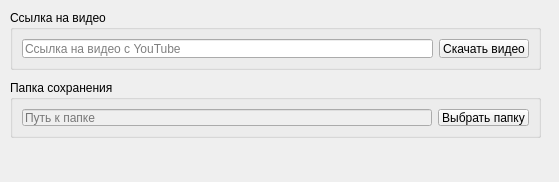
<?xml version="1.0" encoding="UTF-8"?>
<ui version="4.0">
 <class>MainWindow</class>
 <widget class="QMainWindow" name="MainWindow">
  <property name="geometry">
   <rect>
    <x>0</x>
    <y>0</y>
    <width>559</width>
    <height>182</height>
   </rect>
  </property>
  <property name="windowTitle">
   <string>MainWindow</string>
  </property>
  <widget class="QWidget" name="centralwidget">
   <widget class="QGroupBox" name="groupBox">
    <property name="geometry">
     <rect>
      <x>10</x>
      <y>10</y>
      <width>531</width>
      <height>60</height>
     </rect>
    </property>
    <property name="title">
     <string>Ссылка на видео</string>
    </property>
    <layout class="QGridLayout" name="gridLayout">
     <item row="0" column="0">
      <layout class="QVBoxLayout" name="verticalLayout">
       <item>
        <layout class="QHBoxLayout" name="horizontalLayout">
         <item>
          <widget class="QLineEdit" name="lineEdit">
           <property name="placeholderText">
            <string>Ссылка на видео с YouTube</string>
           </property>
          </widget>
         </item>
         <item>
          <widget class="QPushButton" name="pushButton">
           <property name="text">
            <string>Скачать видео</string>
           </property>
          </widget>
         </item>
        </layout>
       </item>
      </layout>
     </item>
    </layout>
   </widget>
   <widget class="QGroupBox" name="groupBox_2">
    <property name="geometry">
     <rect>
      <x>10</x>
      <y>80</y>
      <width>531</width>
      <height>58</height>
     </rect>
    </property>
    <property name="title">
     <string>Папка сохранения</string>
    </property>
    <layout class="QHBoxLayout" name="horizontalLayout_4">
     <item>
      <layout class="QHBoxLayout" name="horizontalLayout_3">
       <item>
        <widget class="QLineEdit" name="lineEdit_2">
         <property name="enabled">
          <bool>false</bool>
         </property>
         <property name="placeholderText">
          <string>Путь к папке</string>
         </property>
        </widget>
       </item>
       <item>
        <widget class="QPushButton" name="pushButton_2">
         <property name="text">
          <string>Выбрать папку</string>
         </property>
        </widget>
       </item>
      </layout>
     </item>
    </layout>
   </widget>
  </widget>
 </widget>
 <resources/>
 <connections/>
</ui>
